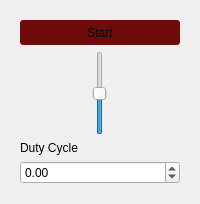
             <widget class="QWidget" name="pwm_tab">
              <attribute name="title">
               <string>PWM</string>
              </attribute>
              <layout class="QVBoxLayout" name="verticalLayout_10">
               <item>
                <widget class="QWidget" name="pwm_widget" native="true">
                 <layout class="QVBoxLayout" name="verticalLayout_15">
                  <item>
                   <widget class="QPushButton" name="pwm_start_button">
                    <property name="minimumSize">
                     <size>
                      <width>0</width>
                      <height>25</height>
                     </size>
                    </property>
                    <property name="cursor">
                     <cursorShape>PointingHandCursor</cursorShape>
                    </property>
                    <property name="styleSheet">
                     <string notr="true">QPushButton {
background-color: rgb(111, 11, 11);
border-radius: 3px;
}
QPushButton:hover {
background-color: rgb(26, 95, 180);
}
QPushButton:pressed {
background-color: rgb(98, 160, 234);
}</string>
                    </property>
                    <property name="text">
                     <string>Start</string>
                    </property>
                   </widget>
                  </item>
                  <item>
                   <widget class="QSlider" name="pwm_slider">
                    <property name="sizePolicy">
                     <sizepolicy hsizetype="Expanding" vsizetype="Expanding">
                      <horstretch>0</horstretch>
                      <verstretch>0</verstretch>
                     </sizepolicy>
                    </property>
                    <property name="minimum">
                     <number>-1000</number>
                    </property>
                    <property name="maximum">
                     <number>1000</number>
                    </property>
                    <property name="singleStep">
                     <number>10</number>
                    </property>
                    <property name="pageStep">
                     <number>10</number>
                    </property>
                    <property name="orientation">
                     <enum>Qt::Vertical</enum>
                    </property>
                    <property name="invertedAppearance">
                     <bool>false</bool>
                    </property>
                    <property name="invertedControls">
                     <bool>false</bool>
                    </property>
                   </widget>
                  </item>
                  <item>
                   <widget class="QLabel" name="pwm_dutycycle_label">
                    <property name="text">
                     <string>Duty Cycle</string>
                    </property>
                   </widget>
                  </item>
                  <item>
                   <widget class="QDoubleSpinBox" name="pwn_dutycycle_spinBox">
                    <property name="minimum">
                     <double>-1000.000000000000000</double>
                    </property>
                    <property name="maximum">
                     <double>1000.000000000000000</double>
                    </property>
                   </widget>
                  </item>
                 </layout>
                </widget>
               </item>
              </layout>
             </widget>
